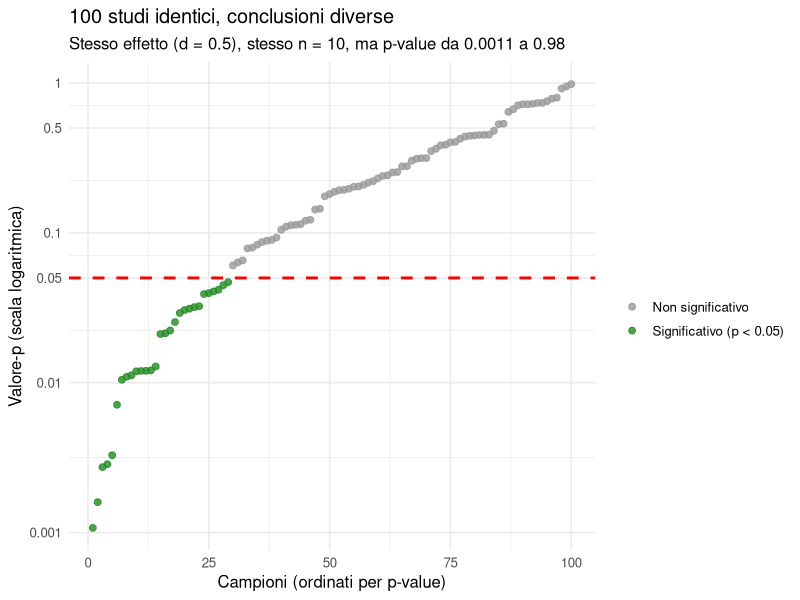
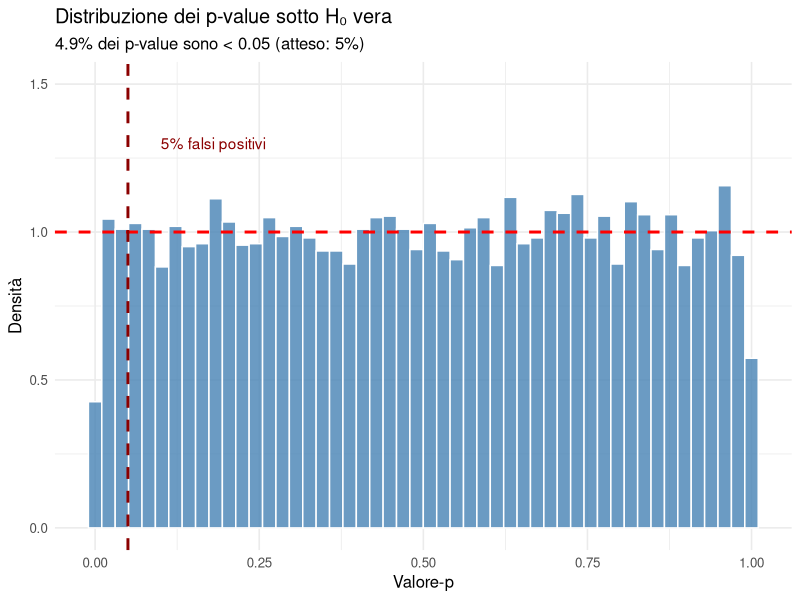
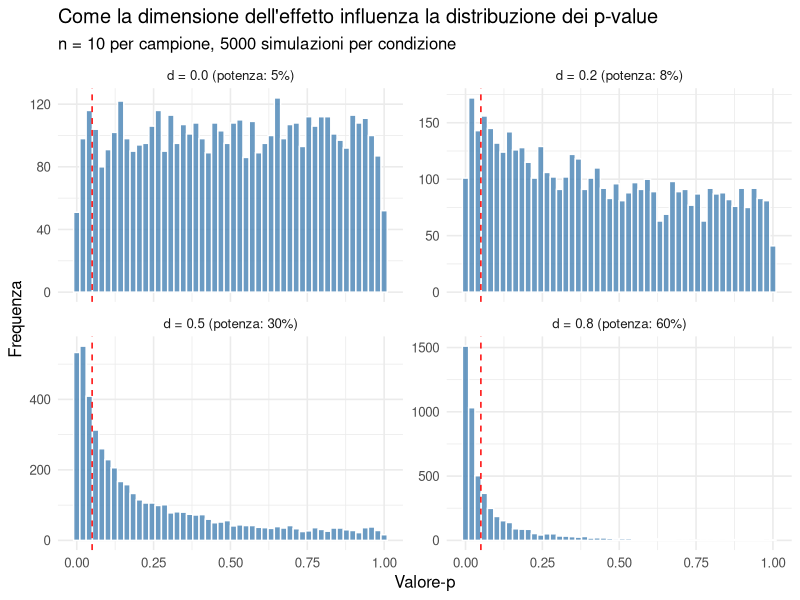
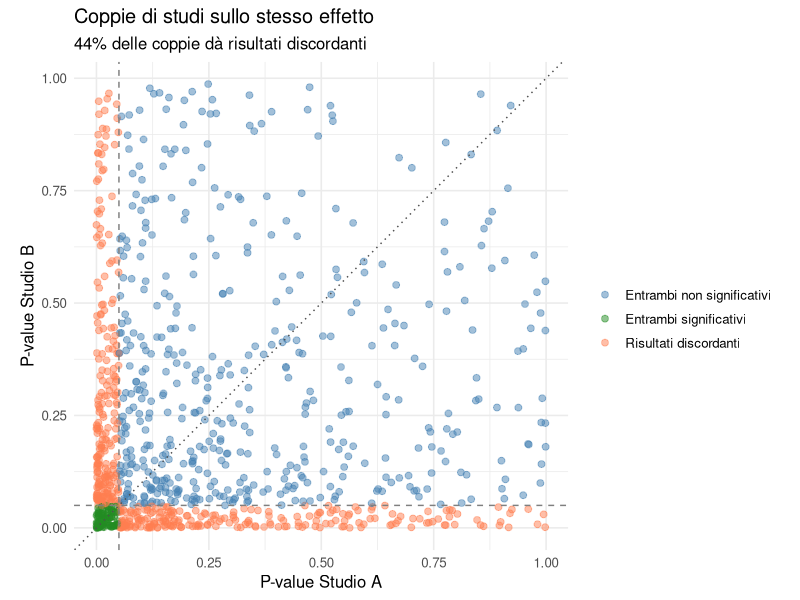
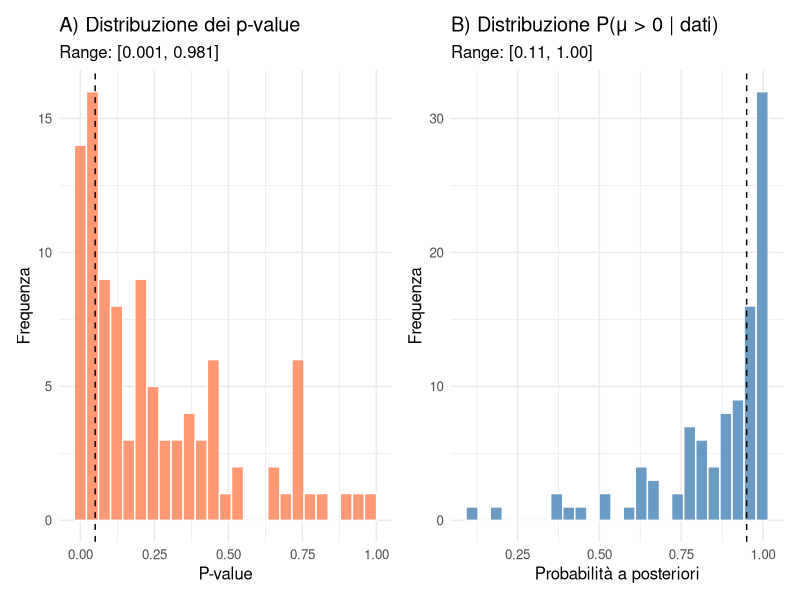
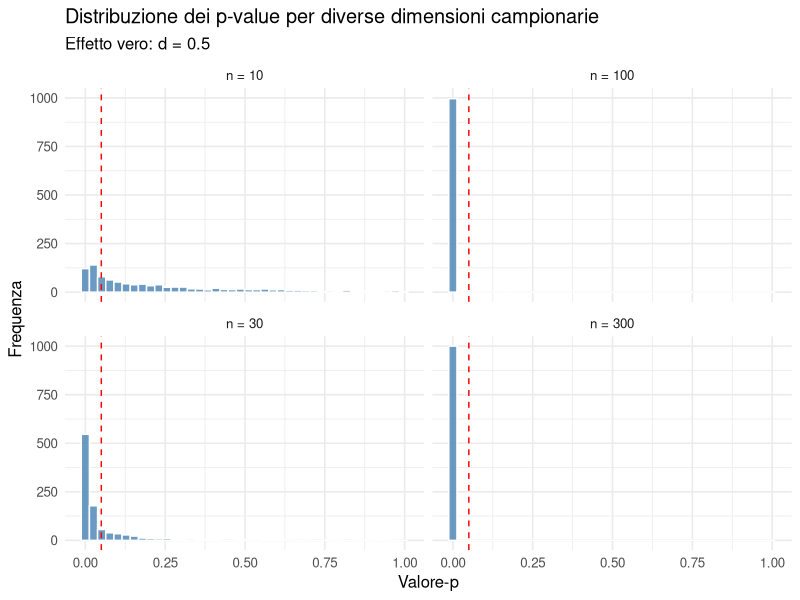

Source code (R) for these figures, in order:
## ---- chunk 1
#| message: false
#| warning: false

# Caricamento librerie
library(tidyverse)
library(patchwork)

# Tema grafico comune
theme_set(theme_minimal(base_size = 12))

# Seed per riproducibilità
set.seed(42)
## ---- chunk 2
# Parametri della simulazione
n_samples <- 100         # Numero di campioni indipendenti
n_obs <- 10              # Osservazioni per campione
true_mean <- 0.05        # Media vera (effetto piccolo)
true_sd <- 0.1           # Deviazione standard

# Simula i campioni e calcola i p-value
simulation <- tibble(sample_id = 1:n_samples) |>
  rowwise() |>
  mutate(
    data = list(rnorm(n_obs, mean = true_mean, sd = true_sd)),
    sample_mean = mean(data),
    sample_sd = sd(data),
    t_stat = sample_mean / (sample_sd / sqrt(n_obs)),
    p_value = 2 * pt(-abs(t_stat), df = n_obs - 1),
    significant = p_value < 0.05
  ) |>
  ungroup()
## ---- chunk 3
#| echo: false
# Statistiche riassuntive
cat("═══════════════════════════════════════════════════════\n")
cat("         VARIABILITÀ DEI VALORI-p\n")
cat("         (100 campioni dalla stessa popolazione)\n")
cat("═══════════════════════════════════════════════════════\n")
cat(sprintf("Effetto vero: μ = %.2f, σ = %.2f (d = %.1f)\n", 
            true_mean, true_sd, true_mean/true_sd))
cat(sprintf("Dimensione campione: n = %d\n", n_obs))
cat("───────────────────────────────────────────────────────\n")
cat(sprintf("Range p-value:    [%.4f, %.4f]\n", 
            min(simulation$p_value), max(simulation$p_value)))
cat(sprintf("Mediana p-value:  %.3f\n", median(simulation$p_value)))
cat(sprintf("Significativi:    %d/%d (%.0f%%)\n", 
            sum(simulation$significant), n_samples,
            100 * mean(simulation$significant)))
cat("═══════════════════════════════════════════════════════\n")
## ---- chunk 4
#| label: fig-pvalue-variability
#| fig-cap: "Variabilità dei p-value in 100 campioni dalla stessa popolazione. Lo stesso effetto vero produce conclusioni opposte a seconda del campione."
#| fig-height: 5

# Ordina per p-value per una visualizzazione più chiara
simulation_ordered <- simulation |>
  arrange(p_value) |>
  mutate(rank = row_number())

ggplot(simulation_ordered, aes(x = rank, y = p_value, color = significant)) +
  geom_point(size = 2, alpha = 0.8) +
  geom_hline(yintercept = 0.05, linetype = "dashed", color = "red", linewidth = 1) +
  scale_color_manual(
    values = c("TRUE" = "forestgreen", "FALSE" = "gray60"),
    labels = c("TRUE" = "Significativo (p < 0.05)", "FALSE" = "Non significativo")
  ) +
  scale_y_continuous(trans = "log10", 
                     breaks = c(0.001, 0.01, 0.05, 0.1, 0.5, 1),
                     labels = c("0.001", "0.01", "0.05", "0.1", "0.5", "1")) +
  labs(
    x = "Campioni (ordinati per p-value)",
    y = "Valore-p (scala logaritmica)",
    color = "",
    title = "100 studi identici, conclusioni diverse",
    subtitle = sprintf("Stesso effetto (d = %.1f), stesso n = %d, ma p-value da %.4f a %.2f",
                      true_mean/true_sd, n_obs, 
                      min(simulation$p_value), max(simulation$p_value))
  ) 
## ---- chunk 5
#| label: fig-pvalue-under-h0
#| fig-cap: "Distribuzione dei p-value quando H₀ è vera. I p-value sono uniformi: il 5% cade sotto 0.05 per puro caso."

# Simulazione sotto H0 vera
n_sims_h0 <- 10000
p_values_h0 <- map_dbl(1:n_sims_h0, function(i) {
  x <- rnorm(n_obs, mean = 0, sd = true_sd)  # H0 vera: mu = 0
  t.test(x, mu = 0)$p.value
})

tibble(p_value = p_values_h0) |>
  ggplot(aes(x = p_value)) +
  geom_histogram(bins = 50, fill = "steelblue", color = "white", 
                 aes(y = after_stat(density)), alpha = 0.8) +
  geom_hline(yintercept = 1, linetype = "dashed", color = "red", linewidth = 1) +
  geom_vline(xintercept = 0.05, linetype = "dashed", color = "darkred", linewidth = 1) +
  annotate("text", x = 0.10, y = 1.3, label = "5% falsi positivi", 
           color = "darkred", hjust = 0) +
  labs(
    x = "Valore-p",
    y = "Densità",
    title = "Distribuzione dei p-value sotto H₀ vera",
    subtitle = sprintf("%.1f%% dei p-value sono < 0.05 (atteso: 5%%)", 
                      100 * mean(p_values_h0 < 0.05))
  ) +
  coord_cartesian(ylim = c(0, 1.5))
## ---- chunk 6
#| label: fig-pvalue-distributions
#| fig-cap: "Distribuzione dei p-value sotto H₀ vera vs falsa. Anche con un effetto reale (d = 0.5), molti studi non raggiungono la significatività."
#| fig-height: 6

# Simulazione sotto H0 falsa (effetto piccolo)
effect_sizes <- c(0, 0.2, 0.5, 0.8)
n_sims <- 5000

pvalue_distributions <- map_dfr(effect_sizes, function(d) {
  p_vals <- map_dbl(1:n_sims, function(i) {
    x <- rnorm(n_obs, mean = d * true_sd, sd = true_sd)
    t.test(x, mu = 0)$p.value
  })
  
  tibble(
    effect_size = d,
    p_value = p_vals,
    label = sprintf("d = %.1f (potenza: %.0f%%)", d, 100 * mean(p_vals < 0.05))
  )
})

ggplot(pvalue_distributions, aes(x = p_value)) +
  geom_histogram(bins = 50, fill = "steelblue", color = "white", alpha = 0.8) +
  geom_vline(xintercept = 0.05, linetype = "dashed", color = "red") +
  facet_wrap(~label, ncol = 2, scales = "free_y") +
  labs(
    x = "Valore-p",
    y = "Frequenza",
    title = "Come la dimensione dell'effetto influenza la distribuzione dei p-value",
    subtitle = sprintf("n = %d per campione, %d simulazioni per condizione", n_obs, n_sims)
  )
## ---- chunk 7
#| label: fig-two-studies
#| fig-cap: "1000 coppie di studi identici. Spesso uno trova p < 0.05 e l'altro no, pur studiando lo stesso effetto."

# Simula coppie di studi
n_pairs <- 1000
study_pairs <- tibble(pair_id = 1:n_pairs) |>
  rowwise() |>
  mutate(
    # Studio A
    data_a = list(rnorm(n_obs, mean = true_mean, sd = true_sd)),
    p_a = t.test(data_a, mu = 0)$p.value,
    sig_a = p_a < 0.05,
    # Studio B (stessa popolazione!)
    data_b = list(rnorm(n_obs, mean = true_mean, sd = true_sd)),
    p_b = t.test(data_b, mu = 0)$p.value,
    sig_b = p_b < 0.05,
    # Concordanza
    concordance = case_when(
      sig_a & sig_b ~ "Entrambi significativi",
      !sig_a & !sig_b ~ "Entrambi non significativi",
      TRUE ~ "Risultati discordanti"
    )
  ) |>
  ungroup()

# Statistiche
concordance_stats <- study_pairs |>
  count(concordance) |>
  mutate(pct = n / sum(n) * 100)

print(concordance_stats)

# Visualizzazione
ggplot(study_pairs, aes(x = p_a, y = p_b, color = concordance)) +
  geom_point(alpha = 0.5, size = 2) +
  geom_hline(yintercept = 0.05, linetype = "dashed", color = "gray50") +
  geom_vline(xintercept = 0.05, linetype = "dashed", color = "gray50") +
  geom_abline(slope = 1, intercept = 0, color = "gray30", linetype = "dotted") +
  scale_color_manual(values = c(
    "Entrambi significativi" = "forestgreen",
    "Entrambi non significativi" = "steelblue",
    "Risultati discordanti" = "coral"
  )) +
  labs(
    x = "P-value Studio A",
    y = "P-value Studio B",
    color = "",
    title = "Coppie di studi sullo stesso effetto",
    subtitle = sprintf("%.0f%% delle coppie dà risultati discordanti", 
                      concordance_stats$pct[concordance_stats$concordance == "Risultati discordanti"])
  ) +
  coord_fixed() 
## ---- chunk 8
#| label: fig-freq-vs-bayes-stability
#| fig-cap: "Confronto della stabilità: il p-value varia enormemente, mentre la probabilità a posteriori è più stabile."
#| fig-height: 5

# Funzione per calcolo bayesiano approssimato
# Prior: mu ~ N(0, prior_sd)
# Likelihood: x_bar | mu ~ N(mu, sigma/sqrt(n))
bayesian_posterior_prob <- function(data, prior_sd = 0.2) {
  x_bar <- mean(data)
  se <- sd(data) / sqrt(length(data))
  
  # Posterior (coniugazione normale)
  prior_precision <- 1 / prior_sd^2
  data_precision <- 1 / se^2
  
  post_precision <- prior_precision + data_precision
  post_mean <- (data_precision * x_bar) / post_precision
  post_sd <- sqrt(1 / post_precision)
  
  # P(mu > 0 | data)
  pnorm(0, mean = post_mean, sd = post_sd, lower.tail = FALSE)
}

# Calcola entrambe le misure per i 100 campioni
comparison <- simulation |>
  rowwise() |>
  mutate(
    prob_positive = bayesian_posterior_prob(data)
  ) |>
  ungroup()

# Visualizzazione side-by-side
p1 <- ggplot(comparison, aes(x = p_value)) +
  geom_histogram(bins = 25, fill = "coral", color = "white", alpha = 0.8) +
  geom_vline(xintercept = 0.05, linetype = "dashed", color = "black") +
  labs(
    title = "A) Distribuzione dei p-value",
    x = "P-value",
    y = "Frequenza",
    subtitle = sprintf("Range: [%.3f, %.3f]", min(comparison$p_value), max(comparison$p_value))
  )

p2 <- ggplot(comparison, aes(x = prob_positive)) +
  geom_histogram(bins = 25, fill = "steelblue", color = "white", alpha = 0.8) +
  geom_vline(xintercept = 0.95, linetype = "dashed", color = "black") +
  labs(
    title = "B) Distribuzione P(μ > 0 | dati)",
    x = "Probabilità a posteriori",
    y = "Frequenza",
    subtitle = sprintf("Range: [%.2f, %.2f]", min(comparison$prob_positive), max(comparison$prob_positive))
  )

p1 + p2
## ---- chunk 9
#| echo: false
# Confronto quantitativo della variabilità
cat("═══════════════════════════════════════════════════════\n")
cat("    CONFRONTO VARIABILITÀ: FREQUENTISTA VS BAYESIANO\n")
cat("═══════════════════════════════════════════════════════\n")
cat(sprintf("Coefficiente di variazione p-value:     %.2f\n", 
            sd(comparison$p_value) / mean(comparison$p_value)))
cat(sprintf("Coefficiente di variazione P(μ>0|dati): %.2f\n", 
            sd(comparison$prob_positive) / mean(comparison$prob_positive)))
cat("───────────────────────────────────────────────────────\n")
cat(sprintf("Conclusioni discordanti (p-value):      %.0f%%\n",
            100 * mean(comparison$significant != (comparison$significant[1]))))
cat(sprintf("Conclusioni discordanti (Bayes, >0.95): %.0f%%\n",
            100 * mean((comparison$prob_positive > 0.95) != (comparison$prob_positive[1] > 0.95))))
cat("═══════════════════════════════════════════════════════\n")
## ---- chunk 10
#| label: fig-sample-size-pvalue
#| fig-cap: "La variabilità del p-value diminuisce con n, ma rimane sostanziale anche con campioni grandi."

sample_sizes <- c(10, 30, 100, 300)
n_sims <- 1000

sample_size_effect <- map_dfr(sample_sizes, function(n) {
  p_vals <- map_dbl(1:n_sims, function(i) {
    x <- rnorm(n, mean = true_mean, sd = true_sd)
    t.test(x, mu = 0)$p.value
  })
  
  tibble(
    n = n,
    p_value = p_vals,
    label = sprintf("n = %d", n)
  )
})

ggplot(sample_size_effect, aes(x = p_value)) +
  geom_histogram(bins = 40, fill = "steelblue", color = "white", alpha = 0.8) +
  geom_vline(xintercept = 0.05, linetype = "dashed", color = "red") +
  facet_wrap(~label, ncol = 2) +
  labs(
    x = "Valore-p",
    y = "Frequenza",
    title = "Distribuzione dei p-value per diverse dimensioni campionarie",
    subtitle = sprintf("Effetto vero: d = %.1f", true_mean/true_sd)
  )

# Statistiche riassuntive
sample_size_effect |>
  group_by(n) |>
  summarise(
    `Mediana p` = sprintf("%.3f", median(p_value)),
    `Range p` = sprintf("[%.3f, %.3f]", min(p_value), max(p_value)),
    `% significativi` = sprintf("%.0f%%", 100 * mean(p_value < 0.05)),
    .groups = "drop"
  ) |>
  knitr::kable(caption = "Variabilità del p-value in funzione di n")
## ---- chunk 11
# Parametri dello studio originale
n_original <- 30
d_estimated <- 0.4  # Stima dallo studio con p = 0.048

# Scenari
scenarios <- tibble(
  scenario = c("Effetto = stimato", "Effetto = metà", "Effetto = zero"),
  true_d = c(d_estimated, d_estimated/2, 0)
)

# Simula repliche
n_reps <- 10000

replication_probs <- map_dfr(1:nrow(scenarios), function(i) {
  d <- scenarios$true_d[i]
  
  p_reps <- map_dbl(1:n_reps, function(j) {
    x <- rnorm(n_original, mean = d, sd = 1)
    t.test(x, mu = 0)$p.value
  })
  
  tibble(
    scenario = scenarios$scenario[i],
    prob_replicate = mean(p_reps < 0.05)
  )
})

replication_probs |>
  mutate(`P(replica significativa)` = sprintf("%.0f%%", prob_replicate * 100)) |>
  select(scenario, `P(replica significativa)`) |>
  knitr::kable()
## ---- chunk 12
# Simulazione
d <- 0.3
n <- 50
n_sims <- 10000

future_studies <- map_dfr(1:n_sims, function(i) {
  x <- rnorm(n, mean = d, sd = 1)
  
  # P-value
  p <- t.test(x, mu = 0)$p.value
  
  # Bayesiano
  x_bar <- mean(x)
  se <- sd(x) / sqrt(n)
  prior_sd <- 0.5
  
  post_precision <- 1/prior_sd^2 + 1/se^2
  post_mean <- (1/se^2 * x_bar) / post_precision
  post_sd <- sqrt(1/post_precision)
  
  prob_pos <- pnorm(0, post_mean, post_sd, lower.tail = FALSE)
  
  tibble(p_value = p, prob_positive = prob_pos)
})

# Intervalli al 95%
cat("Intervallo al 95% per p-value:\n")
cat(sprintf("  [%.4f, %.4f]\n", 
            quantile(future_studies$p_value, 0.025),
            quantile(future_studies$p_value, 0.975)))

cat("\nIntervallo al 95% per P(μ > 0 | dati):\n")
cat(sprintf("  [%.3f, %.3f]\n",
            quantile(future_studies$prob_positive, 0.025),
            quantile(future_studies$prob_positive, 0.975)))

cat("\nAmpiezza relativa degli intervalli:\n")
cat(sprintf("  P-value: %.2f (su scala 0-1)\n",
            diff(quantile(future_studies$p_value, c(0.025, 0.975)))))
cat(sprintf("  Bayesiano: %.2f (su scala 0-1)\n",
            diff(quantile(future_studies$prob_positive, c(0.025, 0.975)))))
## ---- chunk 13
thresholds <- c(0.05, 0.01, 0.005, 0.001)
d <- 0.3
n <- 50
n_sims <- 10000

threshold_analysis <- map_dfr(thresholds, function(alpha) {
  # Sotto H0 (falsi positivi)
  p_h0 <- map_dbl(1:n_sims, ~t.test(rnorm(n, 0, 1), mu = 0)$p.value)
  fpr <- mean(p_h0 < alpha)
  
  # Sotto H1 (potenza)
  p_h1 <- map_dbl(1:n_sims, ~t.test(rnorm(n, d, 1), mu = 0)$p.value)
  power <- mean(p_h1 < alpha)
  
  # Concordanza tra coppie
  p_pairs <- map_dfr(1:1000, function(i) {
    p1 <- t.test(rnorm(n, d, 1), mu = 0)$p.value
    p2 <- t.test(rnorm(n, d, 1), mu = 0)$p.value
    tibble(sig1 = p1 < alpha, sig2 = p2 < alpha)
  })
  discord <- mean(p_pairs$sig1 != p_pairs$sig2)
  
  tibble(
    alpha = alpha,
    `Falsi positivi` = sprintf("%.2f%%", fpr * 100),
    `Potenza` = sprintf("%.0f%%", power * 100),
    `Discordanza` = sprintf("%.0f%%", discord * 100)
  )
})

threshold_analysis |>
  mutate(Soglia = sprintf("p < %.3f", alpha)) |>
  select(Soglia, `Falsi positivi`, Potenza, Discordanza) |>
  knitr::kable(caption = "Effetto di soglie più stringenti")
## ---- chunk 14
sessionInfo()
